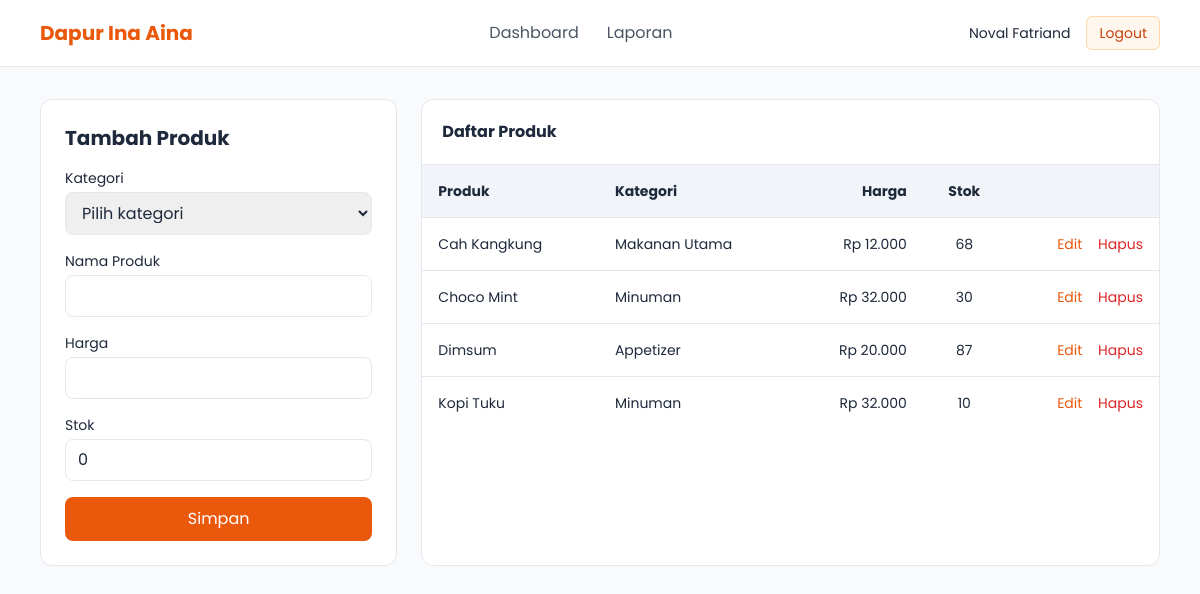
The app's page /admin/produk.php (signed in) with its own data.
### tables this page shows
CREATE TABLE `produk` (
  `uuid_produk` char(36) NOT NULL DEFAULT (uuid()),
  `uuid_kategori` char(36) NOT NULL,
  `nama_produk` varchar(50) NOT NULL,
  `harga` decimal(10,2) NOT NULL,
  `stok` int NOT NULL,
  `created_at` datetime DEFAULT CURRENT_TIMESTAMP
);

CREATE TABLE `kategori` (
  `uuid_kategori` char(36) NOT NULL DEFAULT (uuid()),
  `nama_kategori` varchar(15) NOT NULL,
  `created_at` datetime DEFAULT CURRENT_TIMESTAMP
);

### admin/produk.php (the view, shortened to what this page needs)
<?php
require_once "../config/database.php";
$edit = null;
$products = $connection->query(
    "SELECT p.*, k.nama_kategori
     FROM produk p JOIN kategori k ON k.uuid_kategori = p.uuid_kategori
     ORDER BY p.nama_produk"
);
?>
<?php $pageTitle = "Produk"; include "../includes/header.php"; ?>
<div class="grid md:grid-cols-3 gap-6">
    <div class="bg-white border rounded-xl p-6 h-fit">
        <h1 class="font-bold text-xl mb-4"><?= $edit ? "Edit Produk" : "Tambah Produk" ?></h1>
        <form method="post" class="space-y-4">
            <div>
                <label class="block text-sm mb-1">Kategori</label>
                <select name="uuid_kategori" required class="w-full border rounded-lg px-3 py-2">
                    <option value="">Pilih kategori</option>
                </select>
            </div>
            <div>
                <label class="block text-sm mb-1">Nama Produk</label>
                <input name="nama_produk" required maxlength="50" class="w-full border rounded-lg px-3 py-2"
                       value="<?= htmlspecialchars($edit["nama_produk"] ?? "") ?>">
            </div>
            <div>
                <label class="block text-sm mb-1">Harga</label>
                <input type="number" name="harga" min="0" step="0.01" required class="w-full border rounded-lg px-3 py-2"
                       value="<?= htmlspecialchars($edit["harga"] ?? "") ?>">
            </div>
            <div>
                <label class="block text-sm mb-1">Stok</label>
                <input type="number" name="stok" min="0" required class="w-full border rounded-lg px-3 py-2"
                       value="<?= htmlspecialchars($edit["stok"] ?? "0") ?>">
            </div>
            <button class="w-full bg-orange-600 text-white rounded-lg py-2.5">Simpan</button>
        </form>
    </div>
    <div class="md:col-span-2 bg-white border rounded-xl overflow-hidden">
        <div class="p-5 border-b"><h2 class="font-bold">Daftar Produk</h2></div>
        <div class="overflow-x-auto">
            <table class="w-full text-sm">
                <thead class="bg-slate-100">
                    <tr><th class="text-left p-4">Produk</th><th class="text-left p-4">Kategori</th><th class="text-right p-4">Harga</th><th class="text-center p-4">Stok</th><th class="p-4"></th></tr>
                </thead>
                <tbody>
                <?php while ($product = $products->fetch_assoc()): ?>
                    <tr class="border-t">
                        <td class="p-4"><?= htmlspecialchars($product["nama_produk"]) ?></td>
                        <td class="p-4"><?= htmlspecialchars($product["nama_kategori"]) ?></td>
                        <td class="p-4 text-right">Rp <?= number_format($product["harga"], 0, ",", ".") ?></td>
                        <td class="p-4 text-center"><?= (int)$product["stok"] ?></td>
                        <td class="p-4 text-right whitespace-nowrap">
                            <a class="text-orange-600 mr-3" href="?edit=<?= urlencode($product["uuid_produk"]) ?>">Edit</a>
                            <form method="post" class="inline" onsubmit="return confirm('Hapus produk ini?')">
                                <button class="text-red-600">Hapus</button>
                            </form>
                        </td>
                    </tr>
                <?php endwhile; ?>
                </tbody>
            </table>
        </div>
    </div>
</div>
<?php include "../includes/footer.php"; ?>

### records on screen
produk: nama_produk "Cah Kangkung", uuid_kategori.nama_kategori "Makanan Utama", harga "12.000", stok "68"
produk: nama_produk "Choco Mint", uuid_kategori.nama_kategori "Minuman", harga "32.000", stok "30"
produk: nama_produk "Dimsum", uuid_kategori.nama_kategori "Appetizer", harga "20.000", stok "87"
produk: nama_produk "Kopi Tuku", uuid_kategori.nama_kategori "Minuman", harga "32.000", stok "10"

### other values on screen
$_SESSION["user"]["nama"] "Noval Fatriand"
